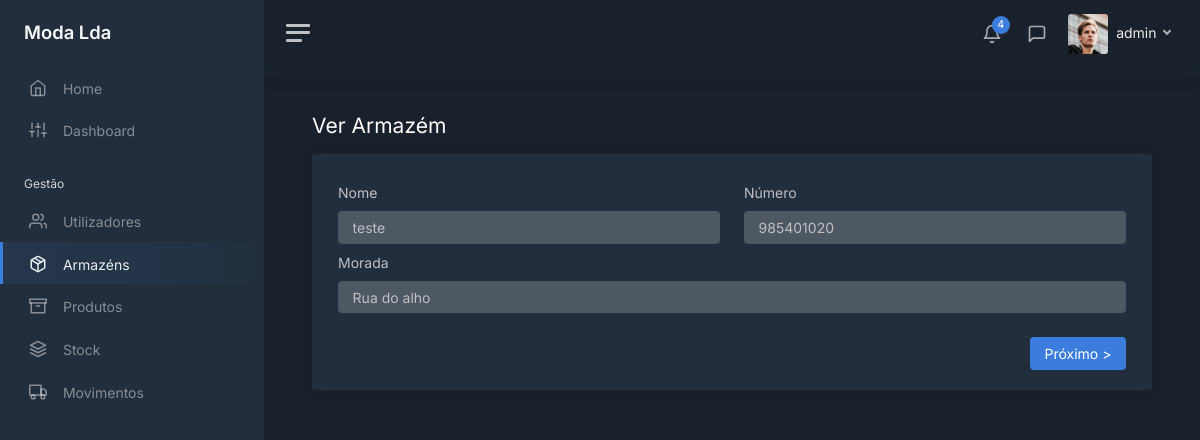
Page /warehouses/1 (signed in) on the committed database.
### modules/login/models.py (models this page shows, shortened)
class User(UserMixin, db.Model):
    __tablename__ = 'users'
    __table_args__ = {'extend_existing': True}
    id = db.Column(db.Integer, primary_key=True)
    username = db.Column(db.String(), unique=True)
    password = db.Column(db.String())
    role = db.Column(db.String())
    last_login = db.Column(db.DateTime, server_default=db.func.now())

### modules/main/models.py (models this page shows, shortened)
class Warehouse(db.Model):
    __tablename__ = 'warehouses'
    __table_args__ = {'extend_existing': True}
    id = db.Column(db.Integer, primary_key=True)
    name = db.Column(db.String(), unique=True)
    address = db.Column(db.String())
    phone = db.Column(db.String())

### modules/main/views.py (the view)
@bp.route('/warehouses/<int:id>')
@login_required
def view_warehouses(id):
    warehouse = Warehouse.query.filter_by(id=id).first_or_404()
    prev = Warehouse.query.order_by(Warehouse.id.desc()).filter(Warehouse.id < warehouse.id).first()
    next = Warehouse.query.order_by(Warehouse.id.asc()).filter(Warehouse.id > warehouse.id).first()
    if prev is not None:
        prev = prev.id
    if next is not None:
        next = next.id
    if current_user.role == 'admin' or current_user.role == 'gerente':
        return render_template('warehouses/warehouses_view.html', user=current_user, tab="warehouses",
                               warehouse_view=warehouse, next=next, prev=prev)
    else:
        return redirect(request.referrer or 'home')

### modules/login/models.py (called while the page is built)
@login_manager.user_loader
def load_user(user_id):
    return User.query.get(int(user_id))

### modules/main/templates/warehouses/warehouses_view.html (shortened to what this page needs)
<!DOCTYPE html>
<html lang="en">
<head>
   <link href="/static/css/dashboard.css" rel="stylesheet">
    <link href="https://cdn.datatables.net/1.13.7/css/jquery.dataTables.min.css" rel="stylesheet">
</head>
{% extends 'sidebar.html' %}
{% block content %}
    <div class="row">
        <h1 class="h3 mb-3">Ver Armazém</h1>
    </div>
    <div class="card">
        <div class="card-body">
            <div class="container-fluid">
                <div class="row">
                    <div class="col-12 col-md-6 mt-2">
                        <label for="name" class="form-label">Nome</label>
                        <input class="form-control" id="name" value="{{ warehouse_view.name }}" disabled="disabled">
                    </div>
                    <div class="col-12 col-md-6 mt-2">
                        <label for="phone" class="form-label">Número</label>
                        <input class="form-control" id="phone" value="{{ warehouse_view.phone }}" disabled="disabled">
                    </div>
                    <div class="col-12 col-md-12 mt-2">
                        <label for="address" class="form-label">Morada</label>
                        <input class="form-control" id="address" value="{{ warehouse_view.address }}" disabled="disabled">
                    </div>
                </div>
                <div class="row mt-4">
                    <div class="col">
                    </div>
                    <div class="col">
                        {% if next is not none %}
                            <a href="/warehouses/{{ next }}" class="btn btn-primary float-end">Próximo ></a>
                        {% endif %}
                    </div>
                </div>
            </div>
        </div>
    </div>
{% endblock %}

### modules/main/templates/sidebar.html (shortened to what this page needs)
<body data-theme="dark">
<div class="wrapper">
    <nav id="sidebar" class="sidebar js-sidebar">
        <div class="sidebar-content js-simplebar">
            <a class="sidebar-brand" href="/home">
                <span class="align-middle">Moda Lda</span>
            </a>
            <ul class="sidebar-nav">
                <li class="sidebar-item {% if tab == 'home' %}active{% endif %}">
                    <a class="sidebar-link" href="/home">
                        <i class="align-middle" data-feather="home"></i> <span class="align-middle">Home</span>
                    </a>
                </li>
                <li class="sidebar-item {% if tab == 'dashboard' %}active{% endif %}">
                    <a class="sidebar-link" href="/dashboard">
                        <i class="align-middle" data-feather="sliders"></i> <span class="align-middle">Dashboard</span>
                    </a>
                </li>
                <li class="sidebar-header">
                    Gestão
                </li>
                {% if user.role == 'admin' or user.role == 'gerente' %}
                <li class="sidebar-item {% if tab == 'users' %}active{% endif %}">
                    <a class="sidebar-link" href="/users">
                        <i class="align-middle" data-feather="users"></i> <span class="align-middle">Utilizadores</span>
                    </a>
                </li>
                {% endif %}
                {% if user.role == 'admin' or user.role == 'gerente' %}
                <li class="sidebar-item {% if tab == 'warehouses' %}active{% endif %}">
                    <a class="sidebar-link" href="/warehouses">
                        <i class="align-middle" data-feather="package"></i> <span class="align-middle">Armazéns</span>
                    </a>
                </li>
                {% endif %}
                <li class="sidebar-item {% if tab == 'products' %}active{% endif %}">
                    <a class="sidebar-link" href="/products">
                        <i class="align-middle" data-feather="archive"></i> <span class="align-middle">Produtos</span>
                    </a>
                </li>
                <li class="sidebar-item {% if tab == 'stock' %}active{% endif %}">
                    <a class="sidebar-link" href="/stock">
                        <i class="align-middle" data-feather="layers"></i> <span class="align-middle">Stock</span>
                    </a>
                </li>
                <li class="sidebar-item {% if tab == 'movements' %}active{% endif %}">
                    <a class="sidebar-link" href="/movements">
                        <i class="align-middle" data-feather="truck"></i> <span class="align-middle">Movimentos</span>
                    </a>
                </li>
            </ul>
        </div>
    </nav>
    <div class="main">
        <nav class="navbar navbar-expand navbar-light navbar-bg">
            <a class="sidebar-toggle js-sidebar-toggle">
                <i class="hamburger align-self-center"></i>
            </a>
            <div class="navbar-collapse collapse">
                <ul class="navbar-nav navbar-align">
                    <li class="nav-item dropdown">
                        <a class="nav-icon dropdown-toggle" href="#" id="alertsDropdown" data-bs-toggle="dropdown">
                            <div class="position-relative">
                                <i class="align-middle" data-feather="bell"></i>
                                <span class="indicator">4</span>
                            </div>
                        </a>
                    </li>
                    <li class="nav-item dropdown">
                        <a class="nav-icon dropdown-toggle" href="#" id="messagesDropdown" data-bs-toggle="dropdown">
                            <div class="position-relative">
                                <i class="align-middle" data-feather="message-square"></i>
                            </div>
                        </a>
                    </li>
                    <li class="nav-item dropdown">
                        <a class="nav-link dropdown-toggle d-none d-sm-inline-block" href="#" data-bs-toggle="dropdown">
                            <img src="/static/img/avatars/avatar.jpg" class="avatar img-fluid rounded me-1"
                                 alt="{{ user.username }}"/> <span class="text-dark"> {{ user.username }} </span>
                        </a>
                    </li>
                </ul>
            </div>
        </nav>
        <main class="content">
            <div class="container-fluid p-0">
                {% block content %}
                {% endblock %}
            </div>
        </main>
    </div>
</div>
</body>
</html>

### rows in the picture
User: username "admin"
Warehouse: name "teste", phone "985401020", address "Rua do alho"
